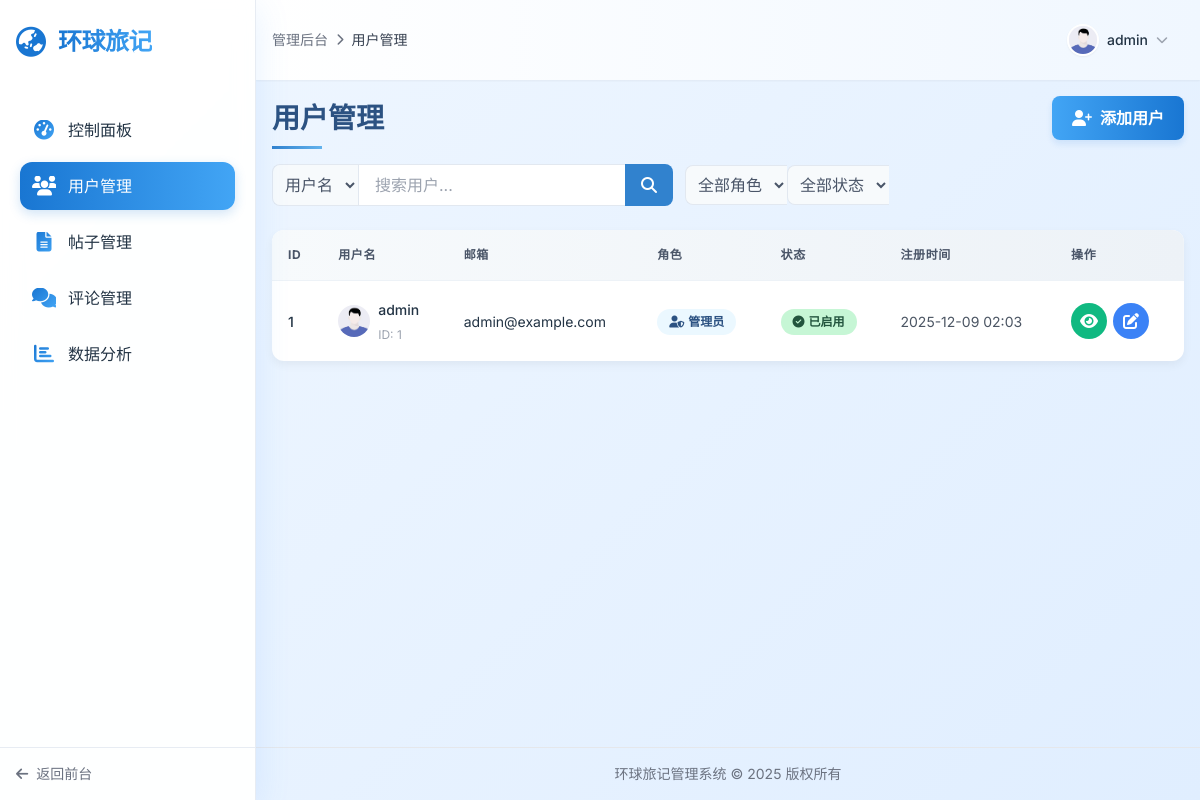
/admin/users (signed in), run on an earlier commit of the app's database.
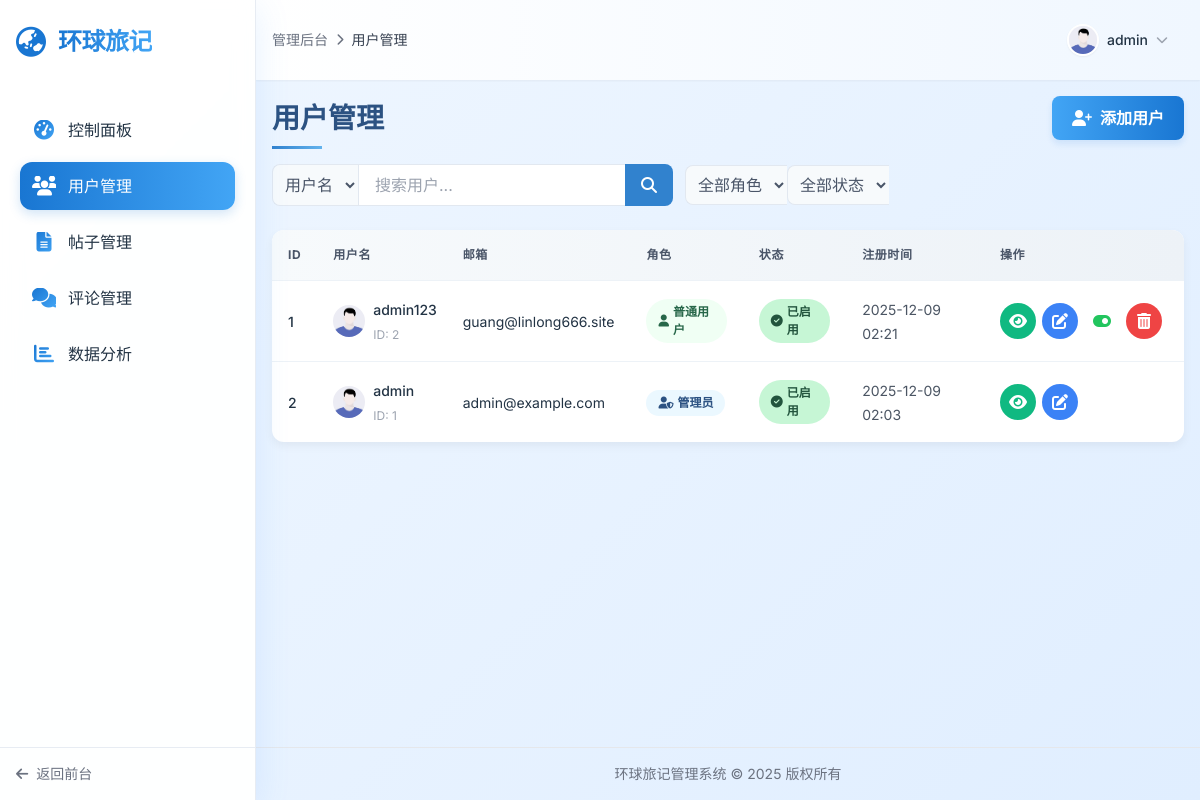
And on a later commit of the database.
### app.py (models this page shows, shortened)
    class User(UserMixin, db.Model):
        __tablename__ = 'users'
        id = db.Column(db.Integer, primary_key=True)
        username = db.Column(db.String(64), index=True, nullable=False)
        email = db.Column(db.String(120), index=True, nullable=False)
        password_hash = db.Column(db.String(256), nullable=False)
        role = db.Column(db.String(10), default='user', nullable=False)  # 'user' 或 'admin'
        created_at = db.Column(db.DateTime, default=datetime.utcnow, nullable=False)
        is_deleted = db.Column(db.Boolean, default=False, nullable=False)
        avatar_url = db.Column(db.String(255), default=None)
        is_active = db.Column(db.Boolean, default=True, nullable=False)
        last_seen = db.Column(db.DateTime, default=datetime.utcnow, onupdate=datetime.utcnow)
        activity_score = db.Column(db.Float, default=0.0)  # 用户活跃度评分
        __table_args__ = (
            db.UniqueConstraint('username', 'is_deleted', name='uix_username_not_deleted'),
            db.UniqueConstraint('email', 'is_deleted', name='uix_email_not_deleted'),
        )
        @property
        def is_admin(self):
            return self.role == 'admin'

### controllers/admin_routes.py (the view)
@bp.route('/users')
@login_required
@admin_required
def manage_users():
    page = request.args.get('page', 1, type=int)
    role = request.args.get('role', '')
    status = request.args.get('status', '')
    search_type = request.args.get('search_type', '')
    keyword = request.args.get('keyword', '')
    query = current_app.User.query.filter_by(is_deleted=False)
    if role == 'admin':
        query = query.filter_by(role='admin')
    elif role == 'user':
        query = query.filter_by(role='user')
    if status == 'active':
        query = query.filter_by(is_active=True)
    elif status == 'inactive':
        query = query.filter_by(is_active=False)
    if keyword:
        if search_type == 'email':
            query = query.filter(current_app.User.email.contains(keyword))
        else:
            query = query.filter(current_app.User.username.contains(keyword))
    users = query.order_by(current_app.User.created_at.desc()).paginate(page=page, per_page=15)
    return render_template('admin/users.html', title='用户管理', users=users, now=datetime.utcnow())

### controllers/admin_routes.py (called while the page is built)
def admin_required(f):
    @wraps(f)
    def decorated_function(*args, **kwargs):
        if not current_user.is_authenticated or not current_user.is_admin:
            flash('您没有访问此页面的权限', 'danger')
            return redirect(url_for('main.index'))
        return f(*args, **kwargs)
    return decorated_function

### templates/admin/users.html (shortened to what this page needs)
{% extends "admin/base.html" %}
{% block content %}
<div class="content-header mb-6">
    <h1 class="content-title">用户管理</h1>
    <button class="btn-primary" onclick="openAddUserModal()">
        <i class="fas fa-user-plus"></i> 添加用户
    </button>
</div>
<form action="{{ url_for('admin.manage_users') }}" method="get" class="search-form">
    <div class="search-input-group">
        <select name="search_type" class="search-select">
            <option value="username" {% if request.args.get('search_type') == 'username' %}selected{% endif %}>用户名</option>
        </select>
        <input type="text" name="keyword" placeholder="搜索用户..." class="search-input" value="{{ request.args.get('keyword', '') }}">
        <button type="submit" class="search-btn">
            <i class="fas fa-search"></i>
        </button>
    </div>
    <div class="search-input-group">
        <select name="role" class="search-select" onchange="this.form.submit()">
            <option value="" {% if not request.args.get('role') %}selected{% endif %}>全部角色</option>
        </select>
        <select name="status" class="search-select" onchange="this.form.submit()">
            <option value="" {% if not request.args.get('status') %}selected{% endif %}>全部状态</option>
        </select>
    </div>
</form>
{% if users.items %}
<div class="table-responsive">
    <table class="data-table">
        <thead class="table-header">
            <tr>
                <th>ID</th>
                <th>用户名</th>
                <th>邮箱</th>
                <th>角色</th>
                <th>状态</th>
                <th>注册时间</th>
                <th>操作</th>
            </tr>
        </thead>
        <tbody class="table-body">
            {% for user in users.items %}
            <tr class="table-row">
                <td><span class="text-sm font-medium">{{ loop.index + (users.page - 1) * users.per_page }}</span></td>
                <td>
                    <div class="flex items-center">
                        {% if user.avatar_url %}
                        <img src="{{ url_for('static', filename='uploads/profiles/' + user.avatar_url) }}" alt="{{ user.username }}" class="w-8 h-8 rounded-full mr-2">
                        {% else %}
                        <img src="{{ url_for('static', filename='img/default_avatar.png') }}" alt="默认头像" class="w-8 h-8 rounded-full mr-2">
                        {% endif %}
                        <div>
                            <span class="text-sm font-medium">{{ user.username }}</span><br>
                            <span class="text-xs text-gray-400">ID: {{ user.id }}</span>
                        </div>
                    </div>
                </td>
                <td><span class="text-sm">{{ user.email }}</span></td>
                <td>
                    {% if user.is_admin %}
                    <span class="role-badge role-admin">
                        <i class="fas fa-user-shield mr-1"></i> 管理员
                    </span>
                    {% else %}
                    <span class="role-badge role-user">
                        <i class="fas fa-user mr-1"></i> 普通用户
                    </span>
                    {% endif %}
                </td>
                <td>
                    {% if user.is_active %}
                    <span class="status-badge status-active">
                        <i class="fas fa-check-circle mr-1"></i> 已启用
                    </span>
                    {% else %}
                    <span class="status-badge status-inactive">
                        <i class="fas fa-ban mr-1"></i> 已禁用
                    </span>
                    {% endif %}
                </td>
                <td><span class="text-sm text-gray-600">{{ user.created_at.strftime('%Y-%m-%d %H:%M') if user.created_at is not string else user.created_at }}</span></td>
                <td>
                    <div class="flex">
                        <a href="{{ url_for('admin.user_detail', user_id=user.id) }}" class="action-btn view" title="查看详情">
                            <i class="fas fa-eye"></i>
                        </a>
                        <a href="{{ url_for('admin.edit_user', user_id=user.id) }}" class="action-btn edit" title="编辑用户">
                            <i class="fas fa-edit"></i>
                        </a>
                        {% if current_user.id != user.id %}
                        <form action="{{ url_for('admin.toggle_user_status', user_id=user.id) }}" method="post" class="inline">
                            <button type="submit" class="action-btn" title="{{ '禁用用户' if user.is_active else '启用用户' }}">
                                <i class="fas {{ 'fa-toggle-on text-green-500' if user.is_active else 'fa-toggle-off text-red-500' }}"></i>
                            </button>
                        </form>
                        <button type="button" class="action-btn delete" title="删除用户" onclick="openDeleteModal('{{ user.id }}', '{{ user.username|replace("'", "\\'") }}')">
                            <i class="fas fa-trash-alt"></i>
                        </button>
                        {% endif %}
                    </div>
                </td>
            </tr>
            {% endfor %}
        </tbody>
    </table>
</div>
{% endif %}
{% endblock %}

### templates/admin/base.html (shortened to what this page needs)
<!DOCTYPE html>
<html lang="zh-CN">
<head>
    <script src="https://cdn.tailwindcss.com"></script>
    <link href="https://cdnjs.cloudflare.com/ajax/libs/font-awesome/6.4.2/css/all.min.css" rel="stylesheet">
</head>
<body class="h-screen flex">
    <aside class="sidebar h-full w-64 fixed left-0 top-0 bottom-0 z-10 hidden md:flex">
        <div class="py-6 px-4 flex items-center">
            <i class="fas fa-globe-asia text-3xl mr-3 text-primary-500"></i>
            <h1 class="text-2xl sidebar-brand">环球旅记</h1>
        </div>
        <div class="sidebar-content py-4 px-3">
            <nav>
                <a href="{{ url_for('admin.index') }}" class="sidebar-item {{ 'active' if request.endpoint == 'admin.index' else '' }} flex items-center p-3 mb-2">
                    <i class="fas fa-tachometer-alt menu-icon mr-3"></i>
                    <span>控制面板</span>
                </a>
                <a href="{{ url_for('admin.manage_users') }}" class="sidebar-item {{ 'active' if request.endpoint == 'admin.manage_users' else '' }} flex items-center p-3 mb-2">
                    <i class="fas fa-users menu-icon mr-3"></i>
                    <span>用户管理</span>
                </a>
                <a href="{{ url_for('admin.manage_posts') }}" class="sidebar-item {{ 'active' if request.endpoint == 'admin.manage_posts' else '' }} flex items-center p-3 mb-2">
                    <i class="fas fa-file-alt menu-icon mr-3"></i>
                    <span>帖子管理</span>
                </a>
                <a href="{{ url_for('admin.manage_comments') }}" class="sidebar-item {{ 'active' if request.endpoint == 'admin.manage_comments' else '' }} flex items-center p-3 mb-2">
                    <i class="fas fa-comments menu-icon mr-3"></i>
                    <span>评论管理</span>
                </a>
                <a href="{{ url_for('admin.admin_analytics') }}" class="sidebar-item {{ 'active' if request.endpoint == 'admin.admin_analytics' else '' }} flex items-center p-3 mb-2">
                    <i class="fas fa-chart-bar menu-icon mr-3"></i>
                    <span>数据分析</span>
                </a>
            </nav>
        </div>
        <div class="sidebar-footer">
            <a href="{{ url_for('main.index') }}" class="flex items-center text-sm text-gray-500 hover:text-primary-500 transition-colors">
                <i class="fas fa-arrow-left mr-2"></i> 返回前台
            </a>
        </div>
    </aside>
    <div class="flex-1 md:ml-64 flex flex-col h-screen overflow-hidden">
        <header class="header-gradient p-4 shadow-sm">
            <div class="container mx-auto flex justify-between items-center">
                <div class="flex items-center space-x-2 text-gray-500 text-sm ml-4 md:ml-0">
                    <a href="{{ url_for('admin.index') }}" class="hover:text-primary-500">管理后台</a>
                    {% if title %}
                    <i class="fas fa-chevron-right text-xs"></i>
                    <span class="font-medium text-gray-700">{{ title }}</span>
                    {% endif %}
                </div>
                <div class="relative">
                    <button id="user-menu-button" class="user-menu-btn flex items-center">
                        {% if current_user.avatar_url %}
                        <img src="{{ url_for('static', filename='uploads/profiles/' + current_user.avatar_url) }}" alt="用户头像" class="w-8 h-8 rounded-full object-cover border-2 border-white shadow-sm">
                        {% else %}
                        <img src="{{ url_for('static', filename='img/default_avatar.png') }}" alt="默认头像" class="w-8 h-8 rounded-full object-cover border-2 border-white shadow-sm">
                        {% endif %}
                        <span class="ml-2 text-sm font-medium">{{ current_user.username }}</span>
                        <i class="fas fa-chevron-down ml-2 text-xs text-gray-400"></i>
                    </button>
                </div>
            </div>
        </header>
        <main class="flex-1 overflow-y-auto p-4">
            <div class="container mx-auto">
                {% block content %}{% endblock %}
            </div>
        </main>
        <footer class="py-4 px-6 text-gray-500 text-sm border-t border-gray-200">
            <div class="container mx-auto text-center">
                <p>环球旅记管理系统 &copy; {{ now.year }} 版权所有</p>
            </div>
        </footer>
    </div>
</body>
</html>

### templates/admin/base.html (style rules this page uses)
body { background: linear-gradient(135deg, #f0f7ff 0%, #e0eeff 100%); color: #234; font-family: 'Inter', sans-serif; }
.sidebar { background: rgba(255,255,255,0.95); box-shadow: 0 8px 32px rgba(80,160,255,0.15); display: flex; flex-direction: column; border-right: 1px solid rgba(226, 232, 240, 0.8); backdrop-filter: blur(10px); }
.sidebar-item { transition: all 0.3s cubic-bezier(.4,0,.2,1); border-radius: 12px; margin: 0.35rem 0.5rem; }
.sidebar-item.active { background: linear-gradient(90deg, #1976d2 0%, #42a5f5 100%); color: white; border-left: none; box-shadow: 0 4px 12px rgba(25, 118, 210, 0.2); }
.sidebar-item.active i { color: white; }
.btn-primary { background: linear-gradient(90deg, #42a5f5 0%, #1976d2 100%); transition: all 0.3s cubic-bezier(.4,0,.2,1); border-radius: 12px; }
.sidebar-content { flex: 1; overflow-y: auto; }
.sidebar-footer { margin-top: auto; border-top: 1px solid rgba(226, 232, 240, 0.8); padding: 1rem; }
.header-gradient { background: linear-gradient(90deg, #ffffff 0%, #f0f7ff 100%); }
.menu-icon { font-size: 1.25rem; width: 1.5rem; text-align: center; background: linear-gradient(135deg, #1976d2 0%, #42a5f5 100%); -webkit-background-clip: text; -webkit-text-fill-color: transparent; }
.sidebar-item.active .menu-icon { background: white; -webkit-background-clip: text; -webkit-text-fill-color: transparent; }
.sidebar-brand { background: linear-gradient(90deg, #1976d2 0%, #42a5f5 100%); -webkit-background-clip: text; -webkit-text-fill-color: transparent; font-weight: 700; font-family: 'Poppins', sans-serif; letter-spacing: -0.5px; }
.user-menu-btn { transition: all 0.3s ease; border-radius: 12px; padding: 0.5rem 1rem; }

### templates/admin/users.html (style rules this page uses)
.content-header { display: flex; justify-content: space-between; align-items: center; margin-bottom: 1.5rem; }
.content-title { font-size: 1.75rem; font-weight: 700; color: #2c5282; position: relative; }
.content-title::after { content: ''; position: absolute; width: 50px; height: 3px; background: linear-gradient(90deg, #3182ce, #63b3ed); bottom: -10px; left: 0; }
.data-table { width: 100%; background: white; border-radius: 12px; overflow: hidden; box-shadow: 0 4px 10px rgba(0, 0, 0, 0.05); }
.table-header { background: linear-gradient(to right, #f7fafc, #edf2f7); color: #4a5568; font-weight: 600; text-transform: uppercase; font-size: 0.75rem; letter-spacing: 0.05em; }
.table-header th { padding: 1rem; text-align: left; }
.table-body td { padding: 1rem; border-top: 1px solid #edf2f7; }
.table-row { transition: all 0.2s; }
.status-badge { display: inline-flex; align-items: center; padding: 0.25rem 0.75rem; border-radius: 9999px; font-size: 0.75rem; font-weight: 600; }
.status-active { background: #c6f6d5; color: #22543d; }
.action-btn { display: inline-flex; align-items: center; justify-content: center; width: 36px; height: 36px; border-radius: 9999px; color: #fff; margin-right: 6px; transition: all 0.2s; }
.action-btn.view { background: #10b981; }
.action-btn.edit { background: #3b82f6; }
.action-btn.delete { background: #ef4444; }
.search-form { display: flex; gap: 0.75rem; align-items: center; max-width: 600px; margin-bottom: 1.5rem; }
.search-input-group { display: flex; flex: 1; }
.search-select { border: 1px solid #e2e8f0; border-right: none; border-radius: 8px 0 0 8px; padding: 0.5rem; background-color: #f7fafc; color: #4a5568; font-weight: 500; }
.search-input { flex: 1; border: 1px solid #e2e8f0; border-right: none; padding: 0.5rem 1rem; outline: none; transition: all 0.2s; }
.search-btn { background: #3182ce; color: white; border: none; border-radius: 0 8px 8px 0; padding: 0.5rem 1rem; cursor: pointer; transition: all 0.2s; }
.btn-primary { background: linear-gradient(90deg, #42a5f5 0%, #1976d2 100%); color: white; border: none; padding: 0.625rem 1.25rem; border-radius: 8px; font-weight: 600; cursor: pointer; transition: all 0.3s; display: inline-flex; align-items: center; box-shadow: 0 4px 6px rgba(25, 118, 210, 0.12); }
.btn-primary i { margin-right: 0.5rem; }
.role-badge { display: inline-flex; align-items: center; padding: 0.25rem 0.75rem; border-radius: 9999px; font-size: 0.75rem; font-weight: 600; }
.role-admin { background: #ebf8ff; color: #2c5282; }
.role-user { background: #f0fff4; color: #276749; }

What changed in the data, as far as the page shows it:
added User: username "admin123", id "2", email "guang@linlong666.site", role "user" (drawn), is_active True (drawn), created_at "2025-12-09 02:21"
